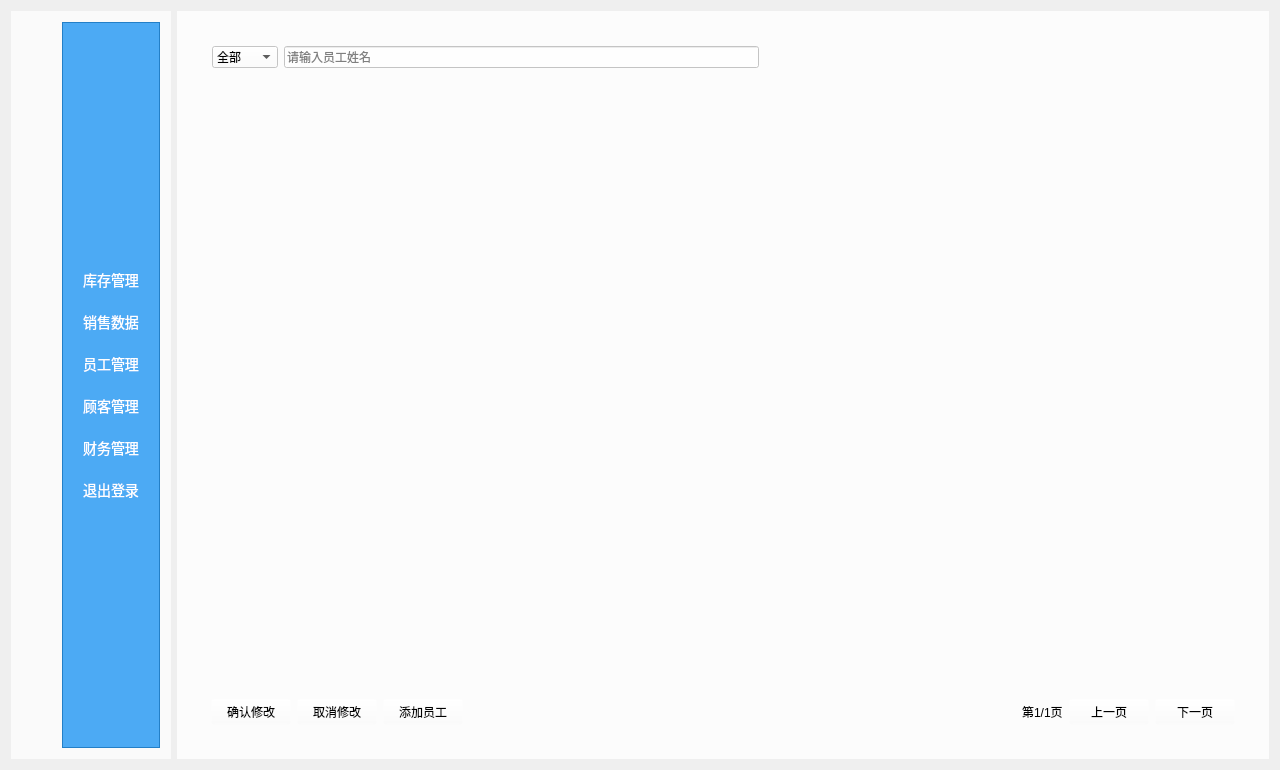
<?xml version="1.0" encoding="UTF-8"?>
<ui version="4.0">
 <class>ManagerWindowClass</class>
 <widget class="QWidget" name="ManagerWindowClass">
  <property name="geometry">
   <rect>
    <x>0</x>
    <y>0</y>
    <width>1280</width>
    <height>770</height>
   </rect>
  </property>
  <property name="minimumSize">
   <size>
    <width>1280</width>
    <height>768</height>
   </size>
  </property>
  <property name="windowTitle">
   <string>ManagerWindowClass</string>
  </property>
  <layout class="QGridLayout" name="gridLayout_2">
   <item row="1" column="0">
    <widget class="QWidget" name="widget" native="true">
     <property name="styleSheet">
      <string notr="true">QWidget{
background-color:rgba(255,255,255,0.7);
}</string>
     </property>
     <layout class="QHBoxLayout" name="horizontalLayout">
      <item>
       <spacer name="horizontalSpacer">
        <property name="orientation">
         <enum>Qt::Horizontal</enum>
        </property>
        <property name="sizeType">
         <enum>QSizePolicy::Fixed</enum>
        </property>
        <property name="sizeHint" stdset="0">
         <size>
          <width>40</width>
          <height>20</height>
         </size>
        </property>
       </spacer>
      </item>
      <item>
       <widget class="QFrame" name="frame">
        <property name="styleSheet">
         <string notr="true">QFrame{
background-color:rgba(33,150,243,0.8);
}</string>
        </property>
        <property name="frameShape">
         <enum>QFrame::StyledPanel</enum>
        </property>
        <property name="frameShadow">
         <enum>QFrame::Raised</enum>
        </property>
        <layout class="QVBoxLayout" name="verticalLayout">
         <property name="spacing">
          <number>0</number>
         </property>
         <property name="sizeConstraint">
          <enum>QLayout::SetMaximumSize</enum>
         </property>
         <property name="leftMargin">
          <number>0</number>
         </property>
         <property name="topMargin">
          <number>0</number>
         </property>
         <property name="rightMargin">
          <number>0</number>
         </property>
         <property name="bottomMargin">
          <number>0</number>
         </property>
         <item>
          <spacer name="verticalSpacer">
           <property name="orientation">
            <enum>Qt::Vertical</enum>
           </property>
           <property name="sizeHint" stdset="0">
            <size>
             <width>20</width>
             <height>40</height>
            </size>
           </property>
          </spacer>
         </item>
         <item>
          <widget class="QPushButton" name="manageGoodsBtn">
           <property name="styleSheet">
            <string notr="true">QPushButton 
{
    background-color: rgba(33,150,243,0.0);  
    color: white;               
    border: none;              
    padding: 10px 20px;        
    border-radius: 10px;       
    font-size: 14px;           
}

QPushButton:hover
{
    background-color: #1976D2;  
}

QPushButton:pressed 
{
    background-color: #0D47A1;
    color: #E0E0E0;            
}</string>
           </property>
           <property name="text">
            <string>库存管理</string>
           </property>
          </widget>
         </item>
         <item>
          <widget class="QPushButton" name="processSalesInfoBtn">
           <property name="styleSheet">
            <string notr="true">QPushButton 
{
    background-color: rgba(33,150,243,0.0);  
    color: white;               
    border: none;              
    padding: 10px 20px;        
    border-radius: 10px;       
    font-size: 14px;           
}

QPushButton:hover
{
    background-color: #1976D2;  
}

QPushButton:pressed 
{
    background-color: #0D47A1;
    color: #E0E0E0;            
}</string>
           </property>
           <property name="text">
            <string>销售数据</string>
           </property>
          </widget>
         </item>
         <item>
          <widget class="QPushButton" name="manageStaffBtn">
           <property name="styleSheet">
            <string notr="true">QPushButton 
{
    background-color: rgba(33,150,243,0.0);  
    color: white;               
    border: none;              
    padding: 10px 20px;        
    border-radius: 10px;       
    font-size: 14px;           
}

QPushButton:hover
{
    background-color: #1976D2;  
}

QPushButton:pressed 
{
    background-color: #0D47A1;
    color: #E0E0E0;            
}</string>
           </property>
           <property name="text">
            <string>员工管理</string>
           </property>
          </widget>
         </item>
         <item>
          <widget class="QPushButton" name="managerCustomBtn">
           <property name="styleSheet">
            <string notr="true">QPushButton 
{
    background-color: rgba(33,150,243,0.0);  
    color: white;               
    border: none;              
    padding: 10px 20px;        
    border-radius: 10px;       
    font-size: 14px;           
}

QPushButton:hover
{
    background-color: #1976D2;  
}

QPushButton:pressed 
{
    background-color: #0D47A1;
    color: #E0E0E0;            
}</string>
           </property>
           <property name="text">
            <string>顾客管理</string>
           </property>
          </widget>
         </item>
         <item>
          <widget class="QPushButton" name="financialManagerBtn">
           <property name="styleSheet">
            <string notr="true">QPushButton 
{
    background-color: rgba(33,150,243,0.0);  
    color: white;               
    border: none;              
    padding: 10px 20px;        
    border-radius: 10px;       
    font-size: 14px;           
}

QPushButton:hover
{
    background-color: #1976D2;  
}

QPushButton:pressed 
{
    background-color: #0D47A1;
    color: #E0E0E0;            
}</string>
           </property>
           <property name="text">
            <string>财务管理</string>
           </property>
          </widget>
         </item>
         <item>
          <widget class="QPushButton" name="logOutBtn">
           <property name="styleSheet">
            <string notr="true">QPushButton 
{
    background-color: rgba(33,150,243,0.0);  
    color: white;               
    border: none;              
    padding: 10px 20px;        
    border-radius: 10px;       
    font-size: 14px;           
}

QPushButton:hover
{
    background-color: #1976D2;  
}

QPushButton:pressed 
{
    background-color: #0D47A1;
    color: #E0E0E0;            
}</string>
           </property>
           <property name="text">
            <string>退出登录</string>
           </property>
          </widget>
         </item>
         <item>
          <spacer name="verticalSpacer_2">
           <property name="orientation">
            <enum>Qt::Vertical</enum>
           </property>
           <property name="sizeHint" stdset="0">
            <size>
             <width>20</width>
             <height>40</height>
            </size>
           </property>
          </spacer>
         </item>
        </layout>
       </widget>
      </item>
     </layout>
    </widget>
   </item>
   <item row="1" column="1">
    <widget class="QStackedWidget" name="stackedWidget">
     <property name="styleSheet">
      <string notr="true"/>
     </property>
     <property name="currentIndex">
      <number>2</number>
     </property>
     <widget class="QWidget" name="page">
      <property name="styleSheet">
       <string notr="true">QWidget{
background-color:rgba(255,255,255,0.8);
}</string>
      </property>
      <layout class="QHBoxLayout" name="horizontalLayout_6">
       <item>
        <widget class="QFrame" name="frame_2">
         <property name="styleSheet">
          <string notr="true">QFrame{
background-color:rgba(255,255,255,0.0);
}</string>
         </property>
         <property name="frameShape">
          <enum>QFrame::StyledPanel</enum>
         </property>
         <property name="frameShadow">
          <enum>QFrame::Raised</enum>
         </property>
         <layout class="QVBoxLayout" name="verticalLayout_2">
          <item>
           <widget class="QFrame" name="frame_3">
            <property name="maximumSize">
             <size>
              <width>16777215</width>
              <height>50</height>
             </size>
            </property>
            <property name="styleSheet">
             <string notr="true">QFrame{
background-color:rgba(255,255,255,0.0);
}</string>
            </property>
            <property name="frameShape">
             <enum>QFrame::StyledPanel</enum>
            </property>
            <property name="frameShadow">
             <enum>QFrame::Raised</enum>
            </property>
            <layout class="QHBoxLayout" name="horizontalLayout_3">
             <property name="sizeConstraint">
              <enum>QLayout::SetDefaultConstraint</enum>
             </property>
             <item>
              <widget class="QComboBox" name="goodsComboBoxCategory">
               <property name="font">
                <font>
                 <pointsize>9</pointsize>
                </font>
               </property>
               <property name="styleSheet">
                <string notr="true"/>
               </property>
               <property name="currentIndex">
                <number>0</number>
               </property>
               <property name="maxCount">
                <number>2147483646</number>
               </property>
               <item>
                <property name="text">
                 <string>全部种类</string>
                </property>
               </item>
               <item>
                <property name="text">
                 <string>生鲜</string>
                </property>
               </item>
               <item>
                <property name="text">
                 <string>蔬菜</string>
                </property>
               </item>
               <item>
                <property name="text">
                 <string>水果</string>
                </property>
               </item>
               <item>
                <property name="text">
                 <string>粮食</string>
                </property>
               </item>
               <item>
                <property name="text">
                 <string>饮品</string>
                </property>
               </item>
               <item>
                <property name="text">
                 <string>烟</string>
                </property>
               </item>
               <item>
                <property name="text">
                 <string>零食</string>
                </property>
               </item>
               <item>
                <property name="text">
                 <string>日用百货</string>
                </property>
               </item>
               <item>
                <property name="text">
                 <string>五金零件</string>
                </property>
               </item>
               <item>
                <property name="text">
                 <string>母婴用品</string>
                </property>
               </item>
              </widget>
             </item>
             <item>
              <widget class="QComboBox" name="goodsComboBoxPrice">
               <property name="font">
                <font>
                 <pointsize>9</pointsize>
                </font>
               </property>
               <property name="styleSheet">
                <string notr="true"/>
               </property>
               <item>
                <property name="text">
                 <string>全部价格</string>
                </property>
               </item>
               <item>
                <property name="text">
                 <string>&lt;10元</string>
                </property>
               </item>
               <item>
                <property name="text">
                 <string>10元~50元 </string>
                </property>
               </item>
               <item>
                <property name="text">
                 <string>50元~100元</string>
                </property>
               </item>
               <item>
                <property name="text">
                 <string>&gt;100</string>
                </property>
               </item>
              </widget>
             </item>
             <item>
              <widget class="SearchEdit" name="goodsNameLine">
               <property name="font">
                <font>
                 <pointsize>9</pointsize>
                </font>
               </property>
               <property name="placeholderText">
                <string>请输入商品名称</string>
               </property>
              </widget>
             </item>
             <item>
              <spacer name="horizontalSpacer_2">
               <property name="orientation">
                <enum>Qt::Horizontal</enum>
               </property>
               <property name="sizeHint" stdset="0">
                <size>
                 <width>40</width>
                 <height>20</height>
                </size>
               </property>
              </spacer>
             </item>
            </layout>
           </widget>
          </item>
          <item>
           <widget class="QWidget" name="widget_3" native="true">
            <property name="styleSheet">
             <string notr="true">QWidget{
background-color:rgba(255,255,255,0.0);
}</string>
            </property>
            <layout class="QHBoxLayout" name="horizontalLayout_5">
             <item>
              <widget class="QScrollArea" name="scrollArea">
               <property name="styleSheet">
                <string notr="true">QScrollArea {
    background-color: rgba(255, 255, 255, 0.0);
    border: none;
}

/* 现代风格滚动条 */
QScrollBar:horizontal {
    height: 12px;
    margin: 0;
    background: transparent;
}

QScrollBar:vertical {
    width: 12px;
    margin: 0;
    background: transparent;
}

QScrollBar::handle:horizontal {
    background: rgba(150, 150, 150, 120);
    min-width: 30px;
    border-radius: 6px;
}

QScrollBar::handle:vertical {
    background: rgba(150, 150, 150, 120);
    min-height: 30px;
    border-radius: 6px;
}

QScrollBar::handle:hover {
    background: rgba(120, 120, 120, 180);
}

QScrollBar::handle:pressed {
    background: rgba(100, 100, 100, 200);
}

QScrollBar::add-line, QScrollBar::sub-line {
    background: none;
    border: none;
}

QScrollBar::add-page, QScrollBar::sub-page {
    background: none;
}</string>
               </property>
               <property name="widgetResizable">
                <bool>true</bool>
               </property>
               <widget class="QWidget" name="scrollAreaWidgetContents_3">
                <property name="geometry">
                 <rect>
                  <x>0</x>
                  <y>0</y>
                  <width>1038</width>
                  <height>602</height>
                 </rect>
                </property>
                <property name="styleSheet">
                 <string notr="true">QWidget{
background-color:rgba(255,255,255,0.0);
}</string>
                </property>
                <layout class="QGridLayout" name="gridLayout"/>
               </widget>
              </widget>
             </item>
            </layout>
           </widget>
          </item>
          <item>
           <widget class="QWidget" name="widget_2" native="true">
            <property name="maximumSize">
             <size>
              <width>16777215</width>
              <height>50</height>
             </size>
            </property>
            <property name="styleSheet">
             <string notr="true">QWidget{
background-color:rgba(255,255,255,0.0);
}</string>
            </property>
            <layout class="QHBoxLayout" name="horizontalLayout_4">
             <item>
              <spacer name="horizontalSpacer_3">
               <property name="orientation">
                <enum>Qt::Horizontal</enum>
               </property>
               <property name="sizeHint" stdset="0">
                <size>
                 <width>40</width>
                 <height>20</height>
                </size>
               </property>
              </spacer>
             </item>
             <item>
              <widget class="QLabel" name="goodsWidgetPageLabel">
               <property name="text">
                <string>第1/1页</string>
               </property>
              </widget>
             </item>
             <item>
              <widget class="QPushButton" name="preGoodsWidgetPageBtn">
               <property name="text">
                <string>上一页</string>
               </property>
              </widget>
             </item>
             <item>
              <widget class="QPushButton" name="nextGoodsWidgetPageBtn">
               <property name="text">
                <string>下一页</string>
               </property>
              </widget>
             </item>
            </layout>
           </widget>
          </item>
         </layout>
        </widget>
       </item>
      </layout>
     </widget>
     <widget class="QWidget" name="page_2">
      <property name="styleSheet">
       <string notr="true">QWidget{
background-color:rgba(255,255,255,0.8);
}</string>
      </property>
      <layout class="QHBoxLayout" name="horizontalLayout_10">
       <item>
        <widget class="QFrame" name="frame_4">
         <property name="styleSheet">
          <string notr="true">QFrame{
background-color:rgba(255,255,255,0.0);
}</string>
         </property>
         <property name="frameShape">
          <enum>QFrame::StyledPanel</enum>
         </property>
         <property name="frameShadow">
          <enum>QFrame::Raised</enum>
         </property>
         <layout class="QVBoxLayout" name="verticalLayout_3">
          <item>
           <widget class="QFrame" name="frame_5">
            <property name="maximumSize">
             <size>
              <width>16777215</width>
              <height>50</height>
             </size>
            </property>
            <property name="styleSheet">
             <string notr="true">QFrame{
background-color:rgba(255,255,255,0.0);
}</string>
            </property>
            <property name="frameShape">
             <enum>QFrame::StyledPanel</enum>
            </property>
            <property name="frameShadow">
             <enum>QFrame::Raised</enum>
            </property>
            <layout class="QHBoxLayout" name="horizontalLayout_7">
             <property name="sizeConstraint">
              <enum>QLayout::SetDefaultConstraint</enum>
             </property>
             <item>
              <widget class="QComboBox" name="saleComboBoxCategory">
               <property name="font">
                <font>
                 <pointsize>9</pointsize>
                </font>
               </property>
               <property name="currentIndex">
                <number>0</number>
               </property>
               <property name="maxCount">
                <number>2147483646</number>
               </property>
               <item>
                <property name="text">
                 <string>全部种类</string>
                </property>
               </item>
               <item>
                <property name="text">
                 <string>生鲜</string>
                </property>
               </item>
               <item>
                <property name="text">
                 <string>蔬菜</string>
                </property>
               </item>
               <item>
                <property name="text">
                 <string>水果</string>
                </property>
               </item>
               <item>
                <property name="text">
                 <string>粮食</string>
                </property>
               </item>
               <item>
                <property name="text">
                 <string>饮品</string>
                </property>
               </item>
               <item>
                <property name="text">
                 <string>烟</string>
                </property>
               </item>
               <item>
                <property name="text">
                 <string>零食</string>
                </property>
               </item>
               <item>
                <property name="text">
                 <string>日用百货</string>
                </property>
               </item>
               <item>
                <property name="text">
                 <string>五金零件</string>
                </property>
               </item>
               <item>
                <property name="text">
                 <string>母婴用品</string>
                </property>
               </item>
              </widget>
             </item>
             <item>
              <widget class="QComboBox" name="saleComboBoxPrice">
               <property name="font">
                <font>
                 <pointsize>9</pointsize>
                </font>
               </property>
               <item>
                <property name="text">
                 <string>全部价格</string>
                </property>
               </item>
               <item>
                <property name="text">
                 <string>&lt;10元</string>
                </property>
               </item>
               <item>
                <property name="text">
                 <string>10元~50元 </string>
                </property>
               </item>
               <item>
                <property name="text">
                 <string>50元~100元</string>
                </property>
               </item>
               <item>
                <property name="text">
                 <string>&gt;100</string>
                </property>
               </item>
              </widget>
             </item>
             <item>
              <widget class="SearchEdit" name="saleNameLine">
               <property name="font">
                <font>
                 <pointsize>9</pointsize>
                </font>
               </property>
               <property name="placeholderText">
                <string>请输入订单ID</string>
               </property>
              </widget>
             </item>
             <item>
              <spacer name="horizontalSpacer_6">
               <property name="orientation">
                <enum>Qt::Horizontal</enum>
               </property>
               <property name="sizeHint" stdset="0">
                <size>
                 <width>40</width>
                 <height>20</height>
                </size>
               </property>
              </spacer>
             </item>
            </layout>
           </widget>
          </item>
          <item>
           <widget class="QWidget" name="widget_4" native="true">
            <property name="styleSheet">
             <string notr="true">QWidget{
background-color:rgba(255,255,255,0.0);
}</string>
            </property>
            <layout class="QHBoxLayout" name="horizontalLayout_8">
             <item>
              <widget class="QTableView" name="saleTableView"/>
             </item>
            </layout>
           </widget>
          </item>
          <item>
           <widget class="QWidget" name="widget_5" native="true">
            <property name="maximumSize">
             <size>
              <width>16777215</width>
              <height>50</height>
             </size>
            </property>
            <property name="styleSheet">
             <string notr="true">QWidget{
background-color:rgba(255,255,255,0.0);
}</string>
            </property>
            <layout class="QHBoxLayout" name="horizontalLayout_9">
             <item>
              <widget class="QPushButton" name="saleChangedAcceptBtn">
               <property name="text">
                <string>确认修改</string>
               </property>
              </widget>
             </item>
             <item>
              <widget class="QPushButton" name="saleChangedCancelBtn">
               <property name="text">
                <string>取消修改</string>
               </property>
              </widget>
             </item>
             <item>
              <widget class="QPushButton" name="addSaleBtn">
               <property name="text">
                <string>添加订单</string>
               </property>
              </widget>
             </item>
             <item>
              <spacer name="horizontalSpacer_9">
               <property name="orientation">
                <enum>Qt::Horizontal</enum>
               </property>
               <property name="sizeHint" stdset="0">
                <size>
                 <width>40</width>
                 <height>20</height>
                </size>
               </property>
              </spacer>
             </item>
             <item>
              <widget class="QLabel" name="salePageLabel">
               <property name="text">
                <string>第1/1页</string>
               </property>
              </widget>
             </item>
             <item>
              <widget class="QPushButton" name="preSalePageBtn">
               <property name="text">
                <string>上一页</string>
               </property>
              </widget>
             </item>
             <item>
              <widget class="QPushButton" name="nextSalePageBtn">
               <property name="text">
                <string>下一页</string>
               </property>
              </widget>
             </item>
            </layout>
           </widget>
          </item>
         </layout>
        </widget>
       </item>
      </layout>
     </widget>
     <widget class="QWidget" name="page_3">
      <property name="styleSheet">
       <string notr="true">QWidget{
background-color:rgba(255,255,255,0.8);
}</string>
      </property>
      <layout class="QHBoxLayout" name="horizontalLayout_2">
       <item>
        <widget class="QFrame" name="frame_6">
         <property name="styleSheet">
          <string notr="true">QFrame{
background-color:rgba(255,255,255,0.0);
}</string>
         </property>
         <property name="frameShape">
          <enum>QFrame::StyledPanel</enum>
         </property>
         <property name="frameShadow">
          <enum>QFrame::Raised</enum>
         </property>
         <layout class="QVBoxLayout" name="verticalLayout_4">
          <item>
           <widget class="QFrame" name="frame_7">
            <property name="maximumSize">
             <size>
              <width>16777215</width>
              <height>50</height>
             </size>
            </property>
            <property name="styleSheet">
             <string notr="true">QFrame{
background-color:rgba(255,255,255,0.0);
}</string>
            </property>
            <property name="frameShape">
             <enum>QFrame::StyledPanel</enum>
            </property>
            <property name="frameShadow">
             <enum>QFrame::Raised</enum>
            </property>
            <layout class="QHBoxLayout" name="horizontalLayout_11">
             <property name="sizeConstraint">
              <enum>QLayout::SetDefaultConstraint</enum>
             </property>
             <item>
              <widget class="QComboBox" name="staffComboBoxRole">
               <property name="font">
                <font>
                 <pointsize>9</pointsize>
                </font>
               </property>
               <property name="currentIndex">
                <number>0</number>
               </property>
               <property name="maxCount">
                <number>2147483646</number>
               </property>
               <item>
                <property name="text">
                 <string>全部</string>
                </property>
               </item>
               <item>
                <property name="text">
                 <string>店长</string>
                </property>
               </item>
               <item>
                <property name="text">
                 <string>收银员</string>
                </property>
               </item>
              </widget>
             </item>
             <item>
              <widget class="SearchEdit" name="staffNameLine">
               <property name="font">
                <font>
                 <pointsize>9</pointsize>
                </font>
               </property>
               <property name="placeholderText">
                <string>请输入员工姓名</string>
               </property>
              </widget>
             </item>
             <item>
              <spacer name="horizontalSpacer_7">
               <property name="orientation">
                <enum>Qt::Horizontal</enum>
               </property>
               <property name="sizeHint" stdset="0">
                <size>
                 <width>40</width>
                 <height>20</height>
                </size>
               </property>
              </spacer>
             </item>
            </layout>
           </widget>
          </item>
          <item>
           <widget class="QWidget" name="widget_6" native="true">
            <property name="styleSheet">
             <string notr="true">QWidget{
background-color:rgba(255,255,255,0.0);
}</string>
            </property>
            <layout class="QHBoxLayout" name="horizontalLayout_12">
             <item>
              <widget class="QTableView" name="staffTableView"/>
             </item>
            </layout>
           </widget>
          </item>
          <item>
           <widget class="QWidget" name="widget_7" native="true">
            <property name="maximumSize">
             <size>
              <width>16777215</width>
              <height>50</height>
             </size>
            </property>
            <property name="styleSheet">
             <string notr="true">QWidget{
background-color:rgba(255,255,255,0.0);
}</string>
            </property>
            <layout class="QHBoxLayout" name="horizontalLayout_13">
             <item>
              <widget class="QPushButton" name="staffChangedAcceptBtn">
               <property name="text">
                <string>确认修改</string>
               </property>
              </widget>
             </item>
             <item>
              <widget class="QPushButton" name="staffChangedCancelBtn">
               <property name="text">
                <string>取消修改</string>
               </property>
              </widget>
             </item>
             <item>
              <widget class="QPushButton" name="addStaffBtn">
               <property name="text">
                <string>添加员工</string>
               </property>
              </widget>
             </item>
             <item>
              <spacer name="horizontalSpacer_10">
               <property name="orientation">
                <enum>Qt::Horizontal</enum>
               </property>
               <property name="sizeHint" stdset="0">
                <size>
                 <width>40</width>
                 <height>20</height>
                </size>
               </property>
              </spacer>
             </item>
             <item>
              <widget class="QLabel" name="staffPageLabel">
               <property name="text">
                <string>第1/1页</string>
               </property>
              </widget>
             </item>
             <item>
              <widget class="QPushButton" name="preStaffPageBtn">
               <property name="text">
                <string>上一页</string>
               </property>
              </widget>
             </item>
             <item>
              <widget class="QPushButton" name="nextStaffPageBtn">
               <property name="text">
                <string>下一页</string>
               </property>
              </widget>
             </item>
            </layout>
           </widget>
          </item>
         </layout>
        </widget>
       </item>
      </layout>
     </widget>
     <widget class="QWidget" name="page_4">
      <property name="styleSheet">
       <string notr="true">QWidget{
background-color:rgba(255,255,255,0.8);
}</string>
      </property>
      <layout class="QHBoxLayout" name="horizontalLayout_20">
       <item>
        <widget class="QFrame" name="frame_8">
         <property name="styleSheet">
          <string notr="true">QFrame{
background-color:rgba(255,255,255,0.0);
}</string>
         </property>
         <property name="frameShape">
          <enum>QFrame::StyledPanel</enum>
         </property>
         <property name="frameShadow">
          <enum>QFrame::Raised</enum>
         </property>
         <layout class="QVBoxLayout" name="verticalLayout_6">
          <item>
           <widget class="QFrame" name="frame_10">
            <property name="maximumSize">
             <size>
              <width>16777215</width>
              <height>50</height>
             </size>
            </property>
            <property name="styleSheet">
             <string notr="true">QFrame{
background-color:rgba(255,255,255,0.0);
}</string>
            </property>
            <property name="frameShape">
             <enum>QFrame::StyledPanel</enum>
            </property>
            <property name="frameShadow">
             <enum>QFrame::Raised</enum>
            </property>
            <layout class="QHBoxLayout" name="horizontalLayout_17">
             <property name="sizeConstraint">
              <enum>QLayout::SetDefaultConstraint</enum>
             </property>
             <item>
              <widget class="SearchEdit" name="saleNameLine_4">
               <property name="font">
                <font>
                 <pointsize>9</pointsize>
                </font>
               </property>
               <property name="placeholderText">
                <string>请输入顾客姓名</string>
               </property>
              </widget>
             </item>
             <item>
              <spacer name="horizontalSpacer_12">
               <property name="orientation">
                <enum>Qt::Horizontal</enum>
               </property>
               <property name="sizeHint" stdset="0">
                <size>
                 <width>40</width>
                 <height>20</height>
                </size>
               </property>
              </spacer>
             </item>
            </layout>
           </widget>
          </item>
          <item>
           <widget class="QWidget" name="widget_10" native="true">
            <property name="styleSheet">
             <string notr="true">QWidget{
background-color:rgba(255,255,255,0.0);
}</string>
            </property>
            <layout class="QHBoxLayout" name="horizontalLayout_18">
             <item>
              <widget class="QTableView" name="saleTableView_4"/>
             </item>
            </layout>
           </widget>
          </item>
          <item>
           <widget class="QWidget" name="widget_11" native="true">
            <property name="maximumSize">
             <size>
              <width>16777215</width>
              <height>50</height>
             </size>
            </property>
            <property name="styleSheet">
             <string notr="true">QWidget{
background-color:rgba(255,255,255,0.0);
}</string>
            </property>
            <layout class="QHBoxLayout" name="horizontalLayout_19">
             <item>
              <spacer name="horizontalSpacer_13">
               <property name="orientation">
                <enum>Qt::Horizontal</enum>
               </property>
               <property name="sizeHint" stdset="0">
                <size>
                 <width>40</width>
                 <height>20</height>
                </size>
               </property>
              </spacer>
             </item>
             <item>
              <widget class="QLabel" name="salePageLabel_4">
               <property name="text">
                <string>第1/1页</string>
               </property>
              </widget>
             </item>
             <item>
              <widget class="QPushButton" name="preSalePageBtn_4">
               <property name="text">
                <string>上一页</string>
               </property>
              </widget>
             </item>
             <item>
              <widget class="QPushButton" name="nextSalePageBtn_4">
               <property name="text">
                <string>下一页</string>
               </property>
              </widget>
             </item>
            </layout>
           </widget>
          </item>
         </layout>
        </widget>
       </item>
      </layout>
     </widget>
     <widget class="QWidget" name="page_5">
      <property name="styleSheet">
       <string notr="true">QWidget{
background-color:rgba(255,255,255,0.8);
}</string>
      </property>
     </widget>
    </widget>
   </item>
  </layout>
 </widget>
 <layoutdefault spacing="6" margin="11"/>
 <customwidgets>
  <customwidget>
   <class>SearchEdit</class>
   <extends>QLineEdit</extends>
   <header location="global">SearchEdit.h</header>
  </customwidget>
 </customwidgets>
 <resources>
  <include location="resource.qrc"/>
 </resources>
 <connections/>
</ui>
